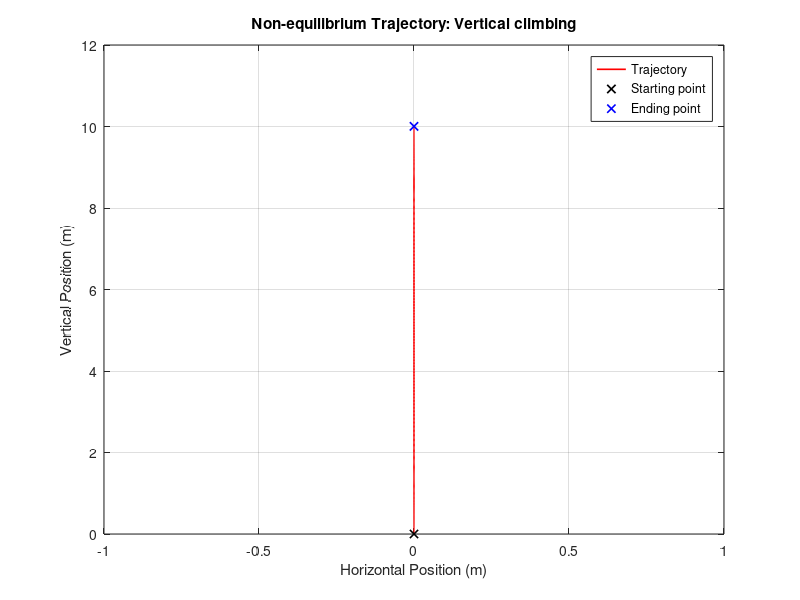
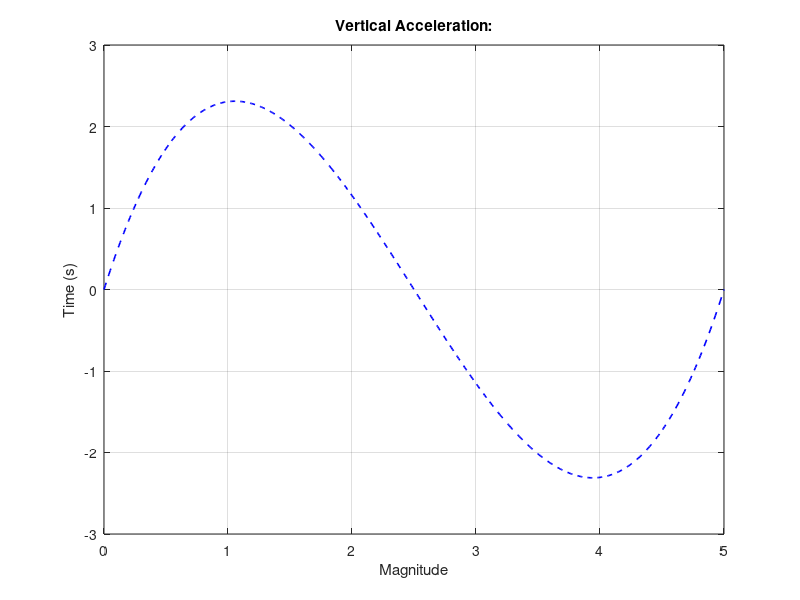
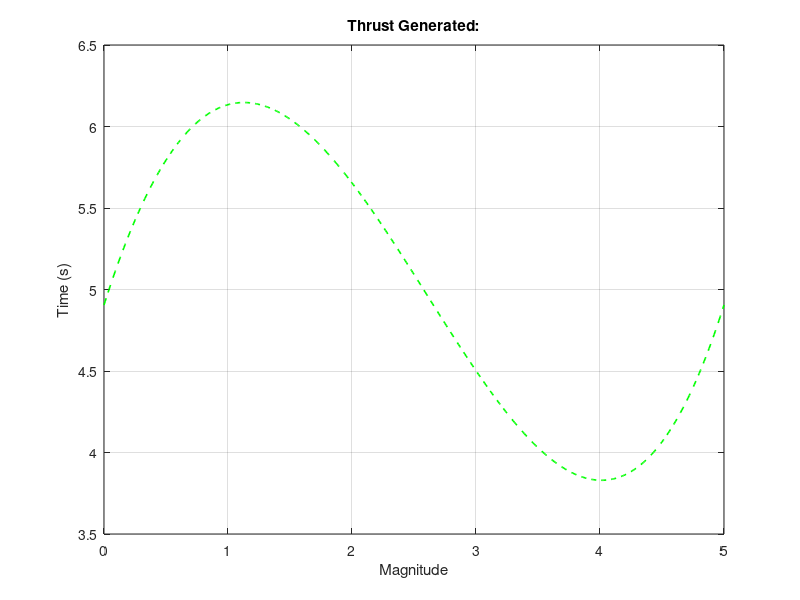

Recreate these plots in MATLAB, in order.
% This script runs a verification for the non-equilibrium trajectory
% generated from a 4th order polynomial:

%% Simulation Parameters:
T   = 5;      % Time horizon/final time.
dt  = 0.01;   % Step size.
s   = 0:dt:T; % Time series vector.
g   = 9.81;   % acceleration due to gravity (kgm/s^2).

% Solved input:
u   = 0.0048*s.^4 + 0.144*s.^3 - 1.32*s.^2 + 2.4*s + (g/2); 
% Rotor thrust as a function of time.
                                              
% System characteristics and state vector initialization:
% The drone starts from rest. Then climbs 10m vertically and then slows
% down into a hover. The time horzon for this to happen is 2seconds.

% Positions:
q_theta = zeros(1,length(s));
q_h = zeros(1,length(s));
q_v = zeros(1,length(s));

% Velocity:
q_theta_t = zeros(1,length(s));
q_h_t = zeros(1,length(s));
q_v_t = zeros(1,length(s));

% Acceleration:
q_theta_tt = zeros(1,length(s));
q_h_tt = zeros(1,length(s));
q_v_tt = zeros(1,length(s));

%% Non-linear system model:
for i = 1:length(s)
    if i == 1
        % Calculate acceleration terms at initial position:
        q_theta_tt(i) = (u(i) - u(i))*100;
        q_h_tt(i)     = 2*u(i)*sin(q_theta(i)) - 0.1*q_h_t(i);
        q_v_tt(i)     = 2*u(i)*cos(q_theta(i)) - 0.1*q_v_t(i) -g;
    else
        % Update states:
        % Angular position:
        q_theta(i) = q_theta(i-1) + q_theta_t(i-1)*dt + 0.5*q_theta_tt(i-1)*dt^2;
        q_theta_t(i) = q_theta_t(i-1) + q_theta_tt(i-1)*dt;
        % Horizontal position:
        q_h(i) = q_h(i-1) + q_h_t(i-1)*dt + 0.5*q_h_tt(i-1)*dt^2;
        q_h_t(i) = q_h_t(i-1) + q_h_tt(i-1)*dt;
        % Vertical position:
        q_v(i) = q_v(i-1) + q_v_t(i-1)*dt + 0.5*q_v_tt(i-1)*dt^2;
        q_v_t(i) = q_v_t(i-1) + q_v_tt(i-1)*dt;
        % Calculate accelerations:
        q_theta_tt(i) = (u(i) - u(i))*100;
        q_h_tt(i)     = 2*u(i)*sin(q_theta(i)) - 0.1*q_h_t(i);
        q_v_tt(i)     = 2*u(i)*cos(q_theta(i)) - 0.1*q_v_t(i) -g;
    end
end

%% Plotting results:
% Trajectory plot:
figure()
plot(q_h,q_v,'r','LineWidth',1.2);
hold on; grid on;
plot(q_h(1),q_v(1),'kx','LineWidth',1.2);
plot(q_h(end),q_v(end),'bx','LineWidth',1.2);
xlabel('Horizontal Position (m)');
ylabel('Vertical Position (m)');
title('Non-equilibrium Trajectory: Vertical climbing');
legend('Trajectory','Starting point','Ending point');

% Vertical acceleration plot:
figure()
plot(s,q_v_tt,'b--','LineWidth',1.2);
grid on;
xlabel('Magnitude');
ylabel('Time (s)');
title('Vertical Acceleration:');

% Input Magnitude plot:
figure()
plot(s,u,'g--','LineWidth',1.2);
grid on;
xlabel('Magnitude');
ylabel('Time (s)');
title('Thrust Generated:');

% End.